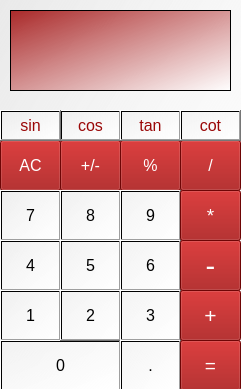
<?xml version="1.0" encoding="UTF-8"?>
<ui version="4.0">
 <class>MainWindow</class>
 <widget class="QMainWindow" name="MainWindow">
  <property name="geometry">
   <rect>
    <x>0</x>
    <y>0</y>
    <width>241</width>
    <height>389</height>
   </rect>
  </property>
  <property name="windowTitle">
   <string>MainWindow</string>
  </property>
  <property name="styleSheet">
   <string notr="true">background-color: qlineargradient(spread:pad, x1:0, y1:0, x2:1, y2:1, stop:0 rgba(233, 233, 233, 244), stop:1 rgba(255, 255, 255, 255));</string>
  </property>
  <widget class="QWidget" name="centralwidget">
   <property name="styleSheet">
    <string notr="true">background-color: qlineargradient(spread:pad, x1:0, y1:0, x2:1, y2:1, stop:0 rgba(233, 233, 233, 102), stop:1 rgba(255, 255, 255, 255));</string>
   </property>
   <widget class="QTextEdit" name="screen">
    <property name="enabled">
     <bool>false</bool>
    </property>
    <property name="geometry">
     <rect>
      <x>10</x>
      <y>10</y>
      <width>221</width>
      <height>81</height>
     </rect>
    </property>
    <property name="sizeIncrement">
     <size>
      <width>0</width>
      <height>0</height>
     </size>
    </property>
    <property name="baseSize">
     <size>
      <width>0</width>
      <height>0</height>
     </size>
    </property>
    <property name="statusTip">
     <string/>
    </property>
    <property name="accessibleDescription">
     <string/>
    </property>
    <property name="autoFillBackground">
     <bool>false</bool>
    </property>
    <property name="styleSheet">
     <string notr="true">background-color: qlineargradient(spread:pad, x1:0, y1:0, x2:1, y2:1, stop:0 rgba(158, 7, 7, 217), stop:1 rgba(255, 255, 255, 255));
border-color: qlineargradient(spread:pad, x1:0, y1:0, x2:1, y2:1, stop:0 rgba(233, 233, 233, 113), stop:1 rgba(255, 255, 255, 255));
font: 11pt &quot;NPIBomba&quot;;
border-color: qlineargradient(spread:pad, x1:0, y1:0, x2:1, y2:1, stop:0 rgba(233, 233, 233, 244), stop:1 rgba(255, 255, 255, 255));
gridline-color: qlineargradient(spread:pad, x1:0, y1:0, x2:1, y2:1, stop:0 rgba(233, 233, 233, 244), stop:1 rgba(255, 255, 255, 255));</string>
    </property>
    <property name="frameShape">
     <enum>QFrame::Shape::StyledPanel</enum>
    </property>
    <property name="frameShadow">
     <enum>QFrame::Shadow::Sunken</enum>
    </property>
    <property name="lineWidth">
     <number>1</number>
    </property>
    <property name="midLineWidth">
     <number>0</number>
    </property>
    <property name="verticalScrollBarPolicy">
     <enum>Qt::ScrollBarPolicy::ScrollBarAsNeeded</enum>
    </property>
    <property name="documentTitle">
     <string/>
    </property>
    <property name="undoRedoEnabled">
     <bool>true</bool>
    </property>
    <property name="placeholderText">
     <string/>
    </property>
   </widget>
   <widget class="QPushButton" name="AC">
    <property name="enabled">
     <bool>true</bool>
    </property>
    <property name="geometry">
     <rect>
      <x>0</x>
      <y>140</y>
      <width>61</width>
      <height>51</height>
     </rect>
    </property>
    <property name="font">
     <font>
      <family>Nirmala UI</family>
      <pointsize>12</pointsize>
      <bold>false</bold>
     </font>
    </property>
    <property name="autoFillBackground">
     <bool>false</bool>
    </property>
    <property name="styleSheet">
     <string notr="true">color: qlineargradient(spread:pad, x1:0.199, y1:0.0852273, x2:1, y2:1, stop:0 rgba(230, 230, 230, 246), stop:1 rgba(255, 255, 255, 255));
background-color: rgb(154, 7, 7);</string>
    </property>
    <property name="inputMethodHints">
     <set>Qt::InputMethodHint::ImhNone</set>
    </property>
    <property name="text">
     <string>AC</string>
    </property>
    <property name="autoDefault">
     <bool>false</bool>
    </property>
    <property name="default">
     <bool>false</bool>
    </property>
    <property name="flat">
     <bool>false</bool>
    </property>
   </widget>
   <widget class="QPushButton" name="subandplus">
    <property name="enabled">
     <bool>true</bool>
    </property>
    <property name="geometry">
     <rect>
      <x>60</x>
      <y>140</y>
      <width>61</width>
      <height>51</height>
     </rect>
    </property>
    <property name="font">
     <font>
      <family>Nirmala UI</family>
      <pointsize>12</pointsize>
      <bold>false</bold>
     </font>
    </property>
    <property name="autoFillBackground">
     <bool>false</bool>
    </property>
    <property name="styleSheet">
     <string notr="true">color: qlineargradient(spread:pad, x1:0.199, y1:0.0852273, x2:1, y2:1, stop:0 rgba(230, 230, 230, 246), stop:1 rgba(255, 255, 255, 255));
background-color: rgb(154, 7, 7);</string>
    </property>
    <property name="text">
     <string>+/-</string>
    </property>
   </widget>
   <widget class="QPushButton" name="remaine">
    <property name="enabled">
     <bool>true</bool>
    </property>
    <property name="geometry">
     <rect>
      <x>120</x>
      <y>140</y>
      <width>61</width>
      <height>51</height>
     </rect>
    </property>
    <property name="font">
     <font>
      <family>Nirmala UI</family>
      <pointsize>12</pointsize>
     </font>
    </property>
    <property name="autoFillBackground">
     <bool>false</bool>
    </property>
    <property name="styleSheet">
     <string notr="true">background-color: rgb(154, 7, 7);
color: qlineargradient(spread:pad, x1:0.199, y1:0.0852273, x2:1, y2:1, stop:0 rgba(230, 230, 230, 246), stop:1 rgba(255, 255, 255, 255));</string>
    </property>
    <property name="text">
     <string>%</string>
    </property>
   </widget>
   <widget class="QPushButton" name="div">
    <property name="geometry">
     <rect>
      <x>180</x>
      <y>140</y>
      <width>61</width>
      <height>51</height>
     </rect>
    </property>
    <property name="font">
     <font>
      <pointsize>12</pointsize>
     </font>
    </property>
    <property name="styleSheet">
     <string notr="true">background-color: rgb(154, 7, 7);
color: qlineargradient(spread:pad, x1:0.199, y1:0.0852273, x2:1, y2:1, stop:0 rgba(230, 230, 230, 246), stop:1 rgba(255, 255, 255, 255));
</string>
    </property>
    <property name="text">
     <string>/</string>
    </property>
   </widget>
   <widget class="QPushButton" name="seven">
    <property name="enabled">
     <bool>true</bool>
    </property>
    <property name="geometry">
     <rect>
      <x>0</x>
      <y>190</y>
      <width>61</width>
      <height>51</height>
     </rect>
    </property>
    <property name="font">
     <font>
      <family>Nirmala UI</family>
      <pointsize>12</pointsize>
     </font>
    </property>
    <property name="autoFillBackground">
     <bool>true</bool>
    </property>
    <property name="text">
     <string>7</string>
    </property>
   </widget>
   <widget class="QPushButton" name="four">
    <property name="geometry">
     <rect>
      <x>0</x>
      <y>240</y>
      <width>61</width>
      <height>51</height>
     </rect>
    </property>
    <property name="font">
     <font>
      <pointsize>12</pointsize>
     </font>
    </property>
    <property name="autoFillBackground">
     <bool>true</bool>
    </property>
    <property name="text">
     <string>4</string>
    </property>
   </widget>
   <widget class="QPushButton" name="one">
    <property name="geometry">
     <rect>
      <x>0</x>
      <y>290</y>
      <width>61</width>
      <height>51</height>
     </rect>
    </property>
    <property name="font">
     <font>
      <pointsize>12</pointsize>
     </font>
    </property>
    <property name="autoFillBackground">
     <bool>true</bool>
    </property>
    <property name="text">
     <string>1</string>
    </property>
   </widget>
   <widget class="QPushButton" name="ziro">
    <property name="geometry">
     <rect>
      <x>0</x>
      <y>340</y>
      <width>121</width>
      <height>51</height>
     </rect>
    </property>
    <property name="font">
     <font>
      <family>Nirmala UI</family>
      <pointsize>12</pointsize>
     </font>
    </property>
    <property name="autoFillBackground">
     <bool>false</bool>
    </property>
    <property name="styleSheet">
     <string notr="true"/>
    </property>
    <property name="text">
     <string>0</string>
    </property>
   </widget>
   <widget class="QPushButton" name="eight">
    <property name="enabled">
     <bool>true</bool>
    </property>
    <property name="geometry">
     <rect>
      <x>60</x>
      <y>190</y>
      <width>61</width>
      <height>51</height>
     </rect>
    </property>
    <property name="font">
     <font>
      <pointsize>12</pointsize>
     </font>
    </property>
    <property name="autoFillBackground">
     <bool>true</bool>
    </property>
    <property name="text">
     <string>8</string>
    </property>
   </widget>
   <widget class="QPushButton" name="five">
    <property name="geometry">
     <rect>
      <x>60</x>
      <y>240</y>
      <width>61</width>
      <height>51</height>
     </rect>
    </property>
    <property name="font">
     <font>
      <pointsize>12</pointsize>
     </font>
    </property>
    <property name="autoFillBackground">
     <bool>true</bool>
    </property>
    <property name="text">
     <string>5</string>
    </property>
   </widget>
   <widget class="QPushButton" name="two">
    <property name="geometry">
     <rect>
      <x>60</x>
      <y>290</y>
      <width>61</width>
      <height>51</height>
     </rect>
    </property>
    <property name="font">
     <font>
      <pointsize>12</pointsize>
     </font>
    </property>
    <property name="autoFillBackground">
     <bool>true</bool>
    </property>
    <property name="text">
     <string>2</string>
    </property>
   </widget>
   <widget class="QPushButton" name="nine">
    <property name="enabled">
     <bool>true</bool>
    </property>
    <property name="geometry">
     <rect>
      <x>120</x>
      <y>190</y>
      <width>61</width>
      <height>51</height>
     </rect>
    </property>
    <property name="font">
     <font>
      <pointsize>12</pointsize>
     </font>
    </property>
    <property name="autoFillBackground">
     <bool>true</bool>
    </property>
    <property name="text">
     <string>9</string>
    </property>
   </widget>
   <widget class="QPushButton" name="pushButton_13">
    <property name="geometry">
     <rect>
      <x>180</x>
      <y>190</y>
      <width>61</width>
      <height>51</height>
     </rect>
    </property>
    <property name="font">
     <font>
      <pointsize>14</pointsize>
     </font>
    </property>
    <property name="styleSheet">
     <string notr="true">background-color: rgb(154, 7, 7);
color: qlineargradient(spread:pad, x1:0.199, y1:0.0852273, x2:1, y2:1, stop:0 rgba(230, 230, 230, 246), stop:1 rgba(255, 255, 255, 255));</string>
    </property>
    <property name="text">
     <string>*</string>
    </property>
   </widget>
   <widget class="QPushButton" name="six">
    <property name="geometry">
     <rect>
      <x>120</x>
      <y>240</y>
      <width>61</width>
      <height>51</height>
     </rect>
    </property>
    <property name="font">
     <font>
      <pointsize>12</pointsize>
     </font>
    </property>
    <property name="autoFillBackground">
     <bool>true</bool>
    </property>
    <property name="text">
     <string>6</string>
    </property>
   </widget>
   <widget class="QPushButton" name="three">
    <property name="geometry">
     <rect>
      <x>120</x>
      <y>290</y>
      <width>61</width>
      <height>51</height>
     </rect>
    </property>
    <property name="font">
     <font>
      <pointsize>12</pointsize>
     </font>
    </property>
    <property name="text">
     <string>3</string>
    </property>
   </widget>
   <widget class="QPushButton" name="sub">
    <property name="geometry">
     <rect>
      <x>180</x>
      <y>240</y>
      <width>61</width>
      <height>51</height>
     </rect>
    </property>
    <property name="font">
     <font>
      <pointsize>22</pointsize>
     </font>
    </property>
    <property name="styleSheet">
     <string notr="true">background-color: rgb(154, 7, 7);
color: qlineargradient(spread:pad, x1:0, y1:0, x2:1, y2:1, stop:0 rgba(233, 233, 233, 244), stop:1 rgba(255, 255, 255, 255));</string>
    </property>
    <property name="text">
     <string>-</string>
    </property>
   </widget>
   <widget class="QPushButton" name="plus">
    <property name="geometry">
     <rect>
      <x>180</x>
      <y>290</y>
      <width>61</width>
      <height>51</height>
     </rect>
    </property>
    <property name="font">
     <font>
      <pointsize>16</pointsize>
     </font>
    </property>
    <property name="styleSheet">
     <string notr="true">background-color: rgb(154, 7, 7);
color: qlineargradient(spread:pad, x1:0, y1:0, x2:1, y2:1, stop:0 rgba(233, 233, 233, 244), stop:1 rgba(255, 255, 255, 255));</string>
    </property>
    <property name="text">
     <string>+</string>
    </property>
   </widget>
   <widget class="QPushButton" name="point">
    <property name="geometry">
     <rect>
      <x>120</x>
      <y>340</y>
      <width>61</width>
      <height>51</height>
     </rect>
    </property>
    <property name="font">
     <font>
      <family>Nirmala UI</family>
      <pointsize>12</pointsize>
     </font>
    </property>
    <property name="autoFillBackground">
     <bool>false</bool>
    </property>
    <property name="styleSheet">
     <string notr="true"/>
    </property>
    <property name="text">
     <string>.</string>
    </property>
   </widget>
   <widget class="QPushButton" name="equal">
    <property name="geometry">
     <rect>
      <x>180</x>
      <y>340</y>
      <width>61</width>
      <height>51</height>
     </rect>
    </property>
    <property name="font">
     <font>
      <family>Nirmala UI</family>
      <pointsize>14</pointsize>
      <bold>false</bold>
     </font>
    </property>
    <property name="styleSheet">
     <string notr="true">background-color: rgb(154, 7, 7);
color: qlineargradient(spread:pad, x1:0, y1:0, x2:1, y2:1, stop:0 rgba(233, 233, 233, 244), stop:1 rgba(255, 255, 255, 255));</string>
    </property>
    <property name="text">
     <string>=</string>
    </property>
   </widget>
   <widget class="QPushButton" name="cos">
    <property name="enabled">
     <bool>true</bool>
    </property>
    <property name="geometry">
     <rect>
      <x>60</x>
      <y>110</y>
      <width>61</width>
      <height>31</height>
     </rect>
    </property>
    <property name="font">
     <font>
      <family>Nirmala UI</family>
      <pointsize>12</pointsize>
      <bold>false</bold>
     </font>
    </property>
    <property name="autoFillBackground">
     <bool>false</bool>
    </property>
    <property name="styleSheet">
     <string notr="true">
color: rgb(154, 7, 7);
</string>
    </property>
    <property name="text">
     <string>cos</string>
    </property>
    <property name="autoDefault">
     <bool>false</bool>
    </property>
    <property name="default">
     <bool>false</bool>
    </property>
    <property name="flat">
     <bool>false</bool>
    </property>
   </widget>
   <widget class="QPushButton" name="tan">
    <property name="enabled">
     <bool>true</bool>
    </property>
    <property name="geometry">
     <rect>
      <x>120</x>
      <y>110</y>
      <width>61</width>
      <height>31</height>
     </rect>
    </property>
    <property name="font">
     <font>
      <family>Nirmala UI</family>
      <pointsize>12</pointsize>
      <bold>false</bold>
     </font>
    </property>
    <property name="autoFillBackground">
     <bool>false</bool>
    </property>
    <property name="styleSheet">
     <string notr="true">
color: rgb(154, 7, 7);
</string>
    </property>
    <property name="text">
     <string>tan</string>
    </property>
    <property name="autoDefault">
     <bool>false</bool>
    </property>
    <property name="default">
     <bool>false</bool>
    </property>
    <property name="flat">
     <bool>false</bool>
    </property>
   </widget>
   <widget class="QPushButton" name="cot">
    <property name="enabled">
     <bool>true</bool>
    </property>
    <property name="geometry">
     <rect>
      <x>180</x>
      <y>110</y>
      <width>61</width>
      <height>31</height>
     </rect>
    </property>
    <property name="font">
     <font>
      <family>Nirmala UI</family>
      <pointsize>12</pointsize>
      <bold>false</bold>
     </font>
    </property>
    <property name="autoFillBackground">
     <bool>false</bool>
    </property>
    <property name="styleSheet">
     <string notr="true">
color: rgb(154, 7, 7);
</string>
    </property>
    <property name="text">
     <string>cot</string>
    </property>
    <property name="autoDefault">
     <bool>false</bool>
    </property>
    <property name="default">
     <bool>false</bool>
    </property>
    <property name="flat">
     <bool>false</bool>
    </property>
   </widget>
   <widget class="QPushButton" name="sin">
    <property name="enabled">
     <bool>true</bool>
    </property>
    <property name="geometry">
     <rect>
      <x>0</x>
      <y>110</y>
      <width>61</width>
      <height>31</height>
     </rect>
    </property>
    <property name="font">
     <font>
      <family>Nirmala UI</family>
      <pointsize>12</pointsize>
      <bold>false</bold>
     </font>
    </property>
    <property name="autoFillBackground">
     <bool>false</bool>
    </property>
    <property name="styleSheet">
     <string notr="true">
color: rgb(154, 7, 7);
</string>
    </property>
    <property name="text">
     <string>sin</string>
    </property>
    <property name="autoDefault">
     <bool>false</bool>
    </property>
    <property name="default">
     <bool>false</bool>
    </property>
    <property name="flat">
     <bool>false</bool>
    </property>
   </widget>
  </widget>
 </widget>
 <resources/>
 <connections/>
</ui>
